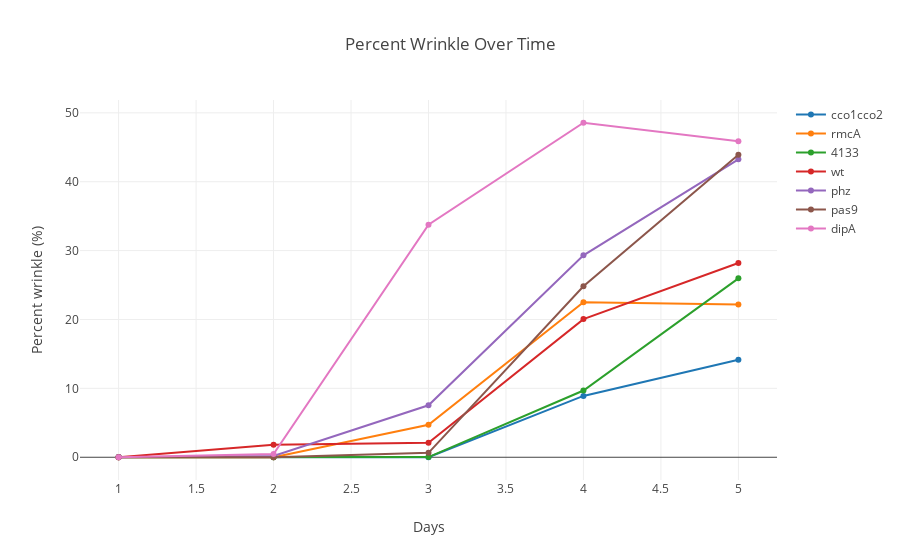

The code cell stored with this chart in its notebook:
### Markdown cell above
#### Percent wrinkle over time by gene

### Code cell
df    = df_all.groupby(['gene', 'days'], as_index=False).mean()
genes = df[df['days'] == 5].sort_values(by=['perc_wrink'])['gene']
data  = []
for gene in genes:
    trace = go.Scatter(
        x=df['days'][df['gene'] == gene],
        y=df['perc_wrink'][df['gene'] == gene],
        mode='lines+markers',
        name=gene
    )
    data.append(trace)
#     break

# Edit the layout
layout = dict(title = 'Percent Wrinkle Over Time',
              xaxis = dict(title = 'Days'),
              yaxis = dict(title = 'Percent wrinkle (%)'),
              )


fig = go.Figure(data=data, layout=layout)

iplot(fig)

### Figure 1 — Plotly figure (JSON) as saved in the notebook; plotly's stock layout.template omitted (floating-point values rounded to 4 significant figures)
{"data": [{"mode": "lines+markers", "name": "cco1cco2", "type": "scatter", "uid": "559bc2fa-f5a8-11e8-97ad-83025b45f965", "x": [1, 2, 3, 4, 5], "y": [0.03174, 0.01027, 0.01186, 8.903, 14.16]}, {"mode": "lines+markers", "name": "rmcA", "type": "scatter", "uid": "559bc462-f5a8-11e8-97ad-83025b45f965", "x": [1, 2, 3, 4, 5], "y": [0.002594, 0.001947, 4.717, 22.49, 22.18]}, {"mode": "lines+markers", "name": "4133", "type": "scatter", "uid": "559bc520-f5a8-11e8-97ad-83025b45f965", "x": [1, 2, 3, 4, 5], "y": [0, 0.01528, 0.02221, 9.689, 25.98]}, {"mode": "lines+markers", "name": "wt", "type": "scatter", "uid": "559bc598-f5a8-11e8-97ad-83025b45f965", "x": [1, 2, 3, 4, 5], "y": [0.0095, 1.803, 2.117, 20.06, 28.2]}, {"mode": "lines+markers", "name": "phz", "type": "scatter", "uid": "559bc606-f5a8-11e8-97ad-83025b45f965", "x": [1, 2, 3, 4, 5], "y": [0.01094, 0.1867, 7.544, 29.31, 43.26]}, {"mode": "lines+markers", "name": "pas9", "type": "scatter", "uid": "559bc674-f5a8-11e8-97ad-83025b45f965", "x": [1, 2, 3, 4, 5], "y": [0.001283, 0.009639, 0.6404, 24.83, 43.92]}, {"mode": "lines+markers", "name": "dipA", "type": "scatter", "uid": "559bc6e2-f5a8-11e8-97ad-83025b45f965", "x": [1, 2, 3, 4, 5], "y": [0, 0.4692, 33.76, 48.56, 45.86]}], "layout": {"title": "Percent Wrinkle Over Time", "xaxis": {"title": "Days"}, "yaxis": {"title": "Percent wrinkle (%)"}}}
